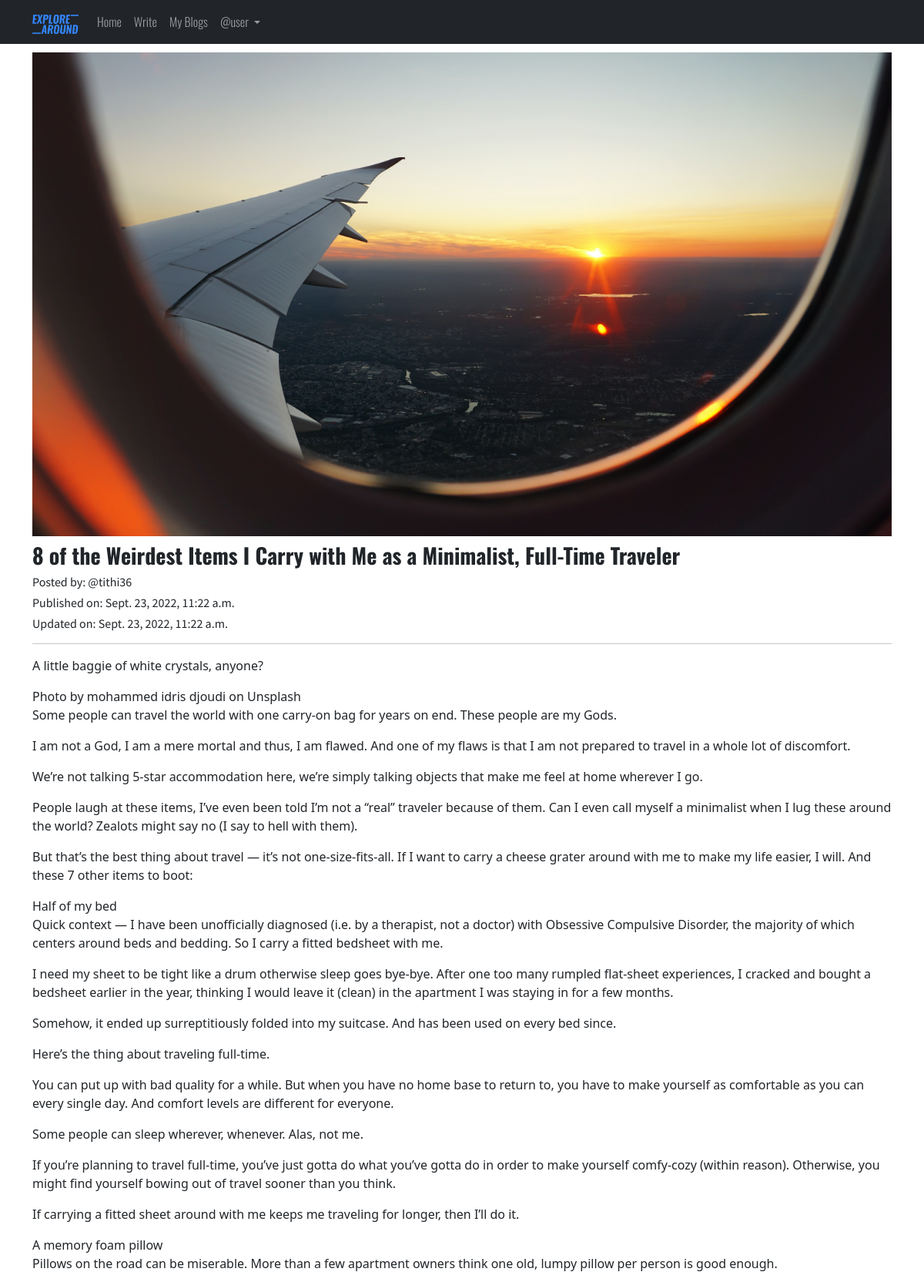
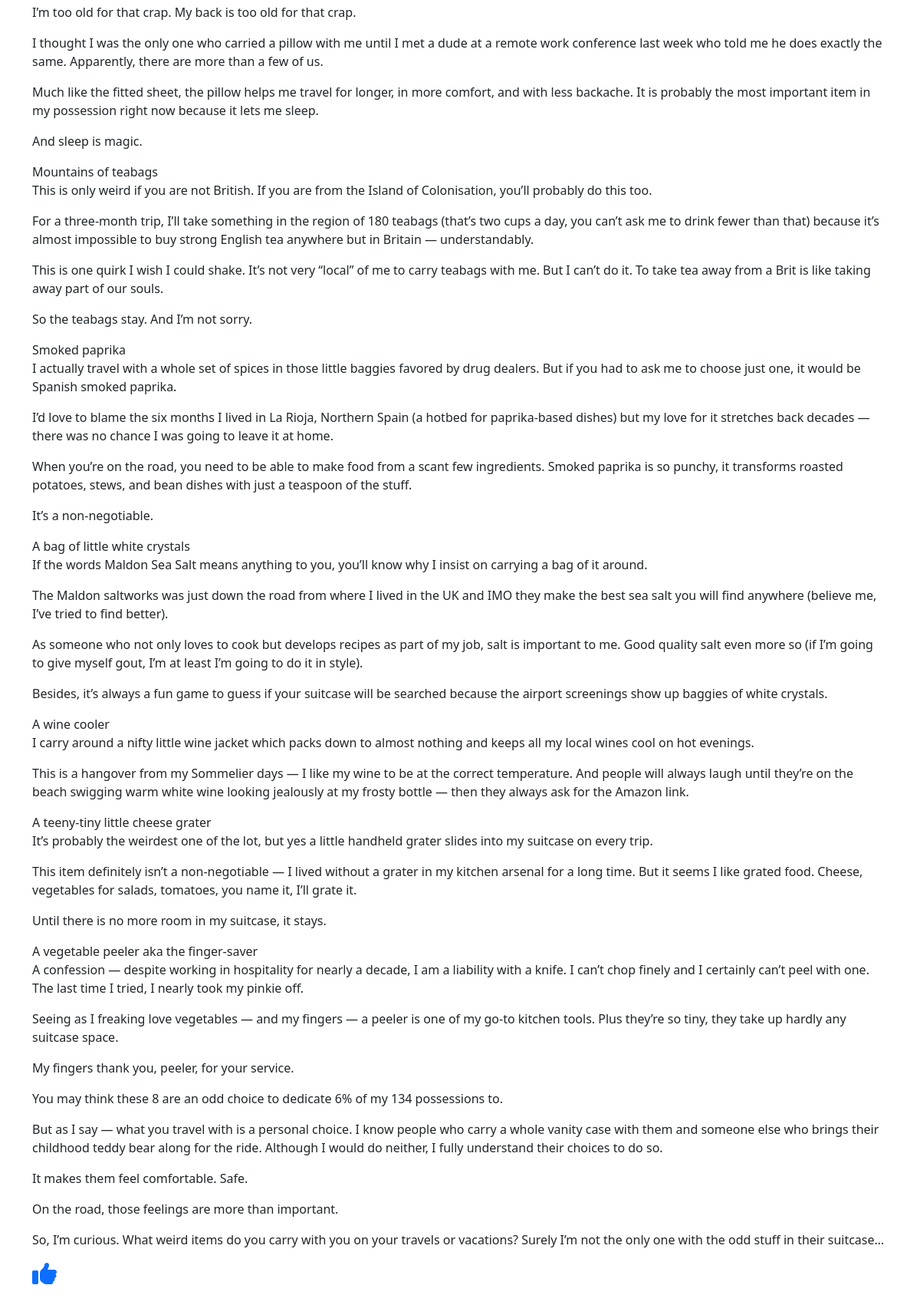
/blog/8-of-the-Weirdest-Items-I-Carry-with-Me-as-a-Minimalist,-Full-Time-Traveler-8f1148c7-aabe-4c3d-96ce-1db70927355c (signed in, upper part), run on the app's committed database (2 pictures, top to bottom).
### Blog_Management/models.py (models this page shows, shortened)
class Blog(models.Model):
    author = models.ForeignKey(User, on_delete=models.CASCADE, related_name='post_author')
    blog_title = models.CharField(max_length=264, verbose_name='Title')
    slug = models.SlugField(max_length=264, unique=True)
    blog_content = models.TextField(verbose_name='Please write what is on your mind?')
    blog_image = models.ImageField(upload_to='blog_pics', verbose_name='Image')
    publish_date = models.DateTimeField(auto_now_add=True)
    update_date = models.DateTimeField(auto_now=True)
    class Meta:
        ordering = ('-publish_date', )

### Blog_Management/views.py (the view, shortened to what this page needs)
# urls.py: path('<str:slug>', views.full_blog, name='full_blog'),
@login_required
def full_blog(request, slug):
    blog = Blog.objects.get(slug=slug)
    comment_form = CommentForm()
    already_liked = Like.objects.filter(blog=blog, user=request.user)
    if already_liked:
        liked = True
    else:
        liked = False
    return render(request, 'Blog_Management/full_blog.html', {'blog': blog, 'comment_form': comment_form, 'liked': liked})

### templates/Blog_Management/full_blog.html (shortened to what this page needs)
{% extends 'base.html' %}
{% load crispy_forms_tags %}
{% block main_content %}
<div class="row">
    <div class="col-lg-12">
        <img src="/media/{{ blog.blog_image }}" width="100%">
        <div class="mt-2">
            <h3 class="title-font">{{ blog.blog_title }}</h3>
            <div class="time-font">
                <h6>Posted by: @{{ blog.author }}</h6>
                <h6>Published on: {{ blog.publish_date }}</h6>
                <h6>Updated on: {{ blog.update_date }}</h6>
            </div>
        </div>
        <hr>
        <p class="regular-font">{{ blog.blog_content|linebreaks }}</p>
        {% if not liked %}
            <a href="{% url 'Blog_Management_App:liked_post' pk=blog.pk %}"><i class="fa fa-solid fa-thumbs-up fa-2x"></i></a>
        {% else %}
            <a href="{% url 'Blog_Management_App:unliked_post' pk=blog.pk %}"><i class="fa fa-solid fa-thumbs-down fa-2x"></i></a>
        {% endif %}
    </div>
</div>
{% endblock main_content %}

### templates/base.html (shortened to what this page needs)
<!DOCTYPE html>
{% load static %}
<html lang="en">
<head>
    <link href="https://cdn.jsdelivr.net/npm/bootstrap@5.2.0-beta1/dist/css/bootstrap.min.css" rel="stylesheet">
    <link href="https://maxcdn.bootstrapcdn.com/font-awesome/4.7.0/css/font-awesome.min.css" rel="stylesheet">
    <link rel="stylesheet" href="{% static 'css/style.css' %}">
</head>
<body>
    <header>
      <nav class="navbar navbar-dark navbar-expand-lg bg-dark nav-font fixed-top">
        <div class="container">
          <a class="navbar-brand" href="{% url 'index' %}"><img src="/media/logo.png" width='60px' alt="Logo"></a>
          <div class="collapse navbar-collapse" id="navbarSupportedContent">
            <ul class="navbar-nav me-auto mb-2 mb-lg-0">
              <li class="nav-item">
                <a class="nav-link" href="{% url 'index' %}">Home</a>
              </li>
              {% if user.is_authenticated %}
                <li class="nav-item">
                  <a class="nav-link" href="{% url 'Blog_Management_App:write_blog' %}">Write</a>
                </li>
                <li class="nav-item">
                  <a class="nav-link" href="{% url 'Blog_Management_App:my_blogs' %}">My Blogs</a>
                </li>
                <li class="nav-item dropdown">
                  <a class="nav-link dropdown-toggle" href="#" role="button" data-bs-toggle="dropdown" aria-expanded="false">
                    @{{ user.username }}
                  </a>
                </li>
              {% endif %}
            </ul>
          </div>
        </div>
      </nav>
    </header>
    <section class="container">
        {% block main_content %}
        {% endblock main_content %}
    </section>
</body>
</html>

### static/css/style.css (style rules this page uses)
.nav-font { font-family: 'Oswald', sans-serif; font-weight: 300; }
.title-font { font-family: 'Oswald', sans-serif; font-weight: bold; }
.regular-font { font-family: 'Source Serif Pro', serif; }
.time-font { font-family: 'Source Sans Pro', sans-serif; }

### templates/base.html (style rules this page uses)
body { padding-top: 68px; }

### data on the page
Blog: blog_image (picture), blog_title "8 of the Weirdest Items I Carry with Me as a Minimalist, Full-Time Traveler", author "tithi36", publish_date "Sept. 23, 2022, 11:22 a.m.", update_date "Sept. 23, 2022, 11:22 a.m.", blog_content "A little baggie of white crystals, anyone? Photo by mohammed idris djoudi on Unsplash Some people can travel the world with one carry-on bag for years on end. These people are my Gods. I am not a God, I am a mere mortal and thus, I am flawed. And one of my flaws is that I am not prepared to travel in a whole lot of discomfort. We’re not talking 5-star accommodation here, we’re simply talking objects that make me feel at home wherever I go. People laugh at these items, I’ve even been told I’m not a “real” traveler because of them. Can I even call myself a minimalist when I lug these around the world? Zealots might say no (I say to hell with them). But that’s the best thing about travel —…"

### other printed values
{{ user.username }} "user"
